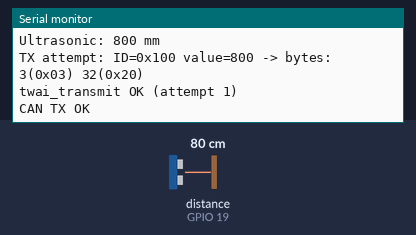
The sketch below on a simulated ESP32. Shown: the last lines printed to the serial monitor. Wiring (inferred from the names in the program): ultrasonic range finder: trigger GPIO 21; echo GPIO 19. Inputs (shaded band) come from the test bench; at power-on: distance to the obstacle (sensor on GPIO 19) 80 cm. The echo pulse lasts 58.3 µs per cm; no CAN messages arrive unless stated.

Above: at 1.2 s.
1.3 s: distance to the obstacle (sensor on GPIO 19) set to 9 cm
At 2.5 s:
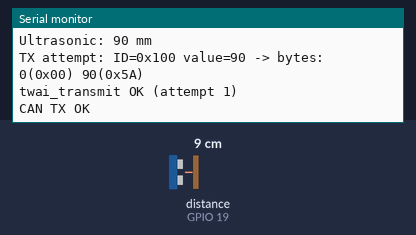
4.5 s: distance to the obstacle (sensor on GPIO 19) set to 18 cm
At 5.9 s:
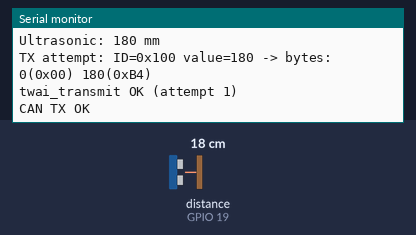
7.5 s: distance to the obstacle (sensor on GPIO 19) set to 35 cm
At 8.9 s:
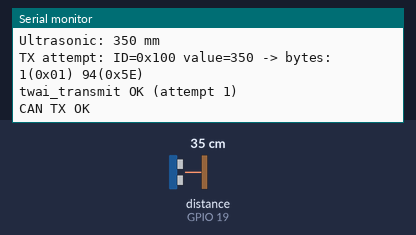
10.5 s: distance to the obstacle (sensor on GPIO 19) set to 250 cm
At 11.9 s:
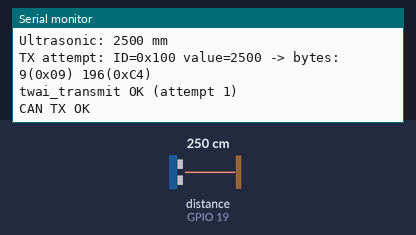
13.6 s: distance to the obstacle (sensor on GPIO 19) set to 299 cm
At 14.6 s:
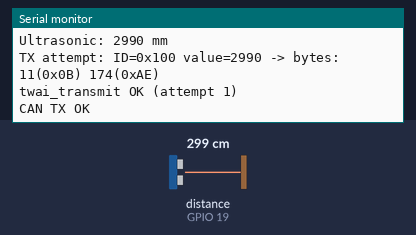
Timing chart, 0 to 16.6 s (numbered marks = the images above; inputs shaded):
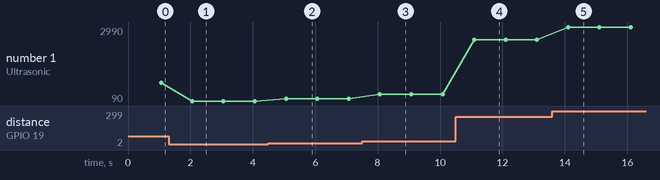

Measured:
- after the input at 1.3 s, the serial monitor: prints a new line after 0.76 s (image 1)
- after the input at 4.5 s, the serial monitor: prints a new line after 0.56 s (image 2)
- after the input at 7.5 s, the serial monitor: prints a new line after 0.57 s (image 3)
- after the input at 10.5 s, the serial monitor: prints a new line after 0.60 s (image 4)
- after the input at 13.6 s, the serial monitor: prints a new line after 0.51 s (image 5)
- plotted number 1: 800 → 90 after the input at 1.3 s, 90 → 180 after the input at 4.5 s, 180 → 350 after the input at 7.5 s, 350 → 2500 after the input at 10.5 s, 2500 → 2990 after the input at 13.6 s

The sketch:

Final_Car_Sensor_End.ino
```cpp
// HC-SR04 + CAN (Initiator) - diagnostic & robust twai transmit

#include <Arduino.h>
#include "driver/twai.h"
#include "driver/gpio.h"
#include "freertos/FreeRTOS.h"

// --- HC-SR04 pins ---
const int trigPin = 21;
const int echoPin = 19;

// --- CAN/TWAI pins ---
const gpio_num_t CAN_TX_PIN = GPIO_NUM_5; // TXD -> ESP GPIO5
const gpio_num_t CAN_RX_PIN = GPIO_NUM_4; // RXD -> ESP GPIO4

const uint32_t ID_TX = 0x100; // Initiator -> Receiver

// Timing
const unsigned long SEND_INTERVAL_MS = 1000; // sends every 200 ms
const TickType_t TWAI_TX_TIMEOUT = pdMS_TO_TICKS(100);
unsigned long lastSendMs = 0;

// --- helpers for TWAI (from your original Initiator_CAN) ---
bool twaiInit(twai_timing_config_t timing = TWAI_TIMING_CONFIG_500KBITS()) {
  twai_general_config_t gconf = TWAI_GENERAL_CONFIG_DEFAULT(CAN_TX_PIN, CAN_RX_PIN, TWAI_MODE_NORMAL);
  twai_timing_config_t tconf = timing;
  twai_filter_config_t fconf = TWAI_FILTER_CONFIG_ACCEPT_ALL();

  esp_err_t r = twai_driver_install(&gconf, &tconf, &fconf);
  if (r != ESP_OK) {
    Serial.printf("twai_driver_install failed: %d\n", (int)r);
    return false;
  }
  r = twai_start();
  if (r != ESP_OK) {
    Serial.printf("twai_start failed: %d\n", (int)r);
    twai_driver_uninstall();
    return false;
  }
  return true;
}

//
bool twaiSendUint16(uint32_t id, uint16_t value, int max_retries = 3) {
  uint8_t b0 = (uint8_t)((value >> 8) & 0xFF); // MSB
  uint8_t b1 = (uint8_t)(value & 0xFF);        // LSB

  Serial.printf("TX attempt: ID=0x%03X value=%u -> bytes: %u(0x%02X) %u(0x%02X)\n",
                id, (unsigned int)value, b0, b0, b1, b1);

  for (int attempt = 1; attempt <= max_retries; ++attempt) {
    twai_message_t msg;
    memset(&msg, 0, sizeof(msg));
    msg.identifier = id;
    msg.extd = 0;
    msg.rtr = 0;
    msg.data_length_code = 2;
    msg.data[0] = b0;
    msg.data[1] = b1;

    esp_err_t r = twai_transmit(&msg, TWAI_TX_TIMEOUT);
    if (r == ESP_OK) {
      Serial.printf("twai_transmit OK (attempt %d)\n", attempt);
      return true;
    } else {
      Serial.printf("twai_transmit FAIL (attempt %d) -> err=%d\n", attempt, (int)r);
      vTaskDelay(pdMS_TO_TICKS(10 * attempt));
    }
  }
  return false;
}


// --- ultrasonic measurement ---
uint32_t readUltrasonic_mm() {
  // Trigger pulse
  digitalWrite(trigPin, LOW);
  delayMicroseconds(2);
  digitalWrite(trigPin, HIGH);
  delayMicroseconds(10);
  digitalWrite(trigPin, LOW);

  // measure echo. pulseIn returns microseconds
  unsigned long duration = pulseIn(echoPin, HIGH, 30000UL); // timeout 30 ms (avoid blocking forever)
  if (duration == 0) {
    // no echo (out of range / timeout). Represent as 0xFFFFFFFF (max) to indicate no reading.
    return 0xFFFFFFFFUL;
  }

  // distance in centimeters: (duration us * 0.0343) / 2
  // convert to millimeters: cm * 10 => (duration * 0.0343 / 2) * 10 = duration * 0.1715
  float distance_cm = (duration * 0.0343f) / 2.0f;
  uint32_t distance_mm = (uint32_t)(distance_cm * 10.0f + 0.5f); // round to nearest mm
  return distance_mm;
}

void setup() {
  Serial.begin(115200);
  delay(50);
  Serial.println();
  Serial.println("Initiator: HC-SR04 -> CAN sender (diagnostic) starting...");

  pinMode(trigPin, OUTPUT);
  pinMode(echoPin, INPUT);

  if (!twaiInit()) {
    Serial.println("TWAI init failed. Check wiring and 3.3V VCC.");
  } else {
    Serial.println("TWAI init OK (500 kbps).");
  }

  lastSendMs = millis();
  Serial.printf("HC-SR04 trig=%d echo=%d CAN TX pin: %d RX pin: %d\n", trigPin, echoPin, CAN_TX_PIN, CAN_RX_PIN);
  Serial.println("Sending distance (mm) under CAN ID 0x100 every 200 ms. 0xFFFFFFFF => timeout/no-echo.");
}

void loop() {
  unsigned long now = millis();
  if ((now - lastSendMs) >= SEND_INTERVAL_MS) {
    lastSendMs = now;

    uint32_t dist_mm = readUltrasonic_mm();
    if (dist_mm == 0xFFFFFFFFUL) {
      Serial.println("Ultrasonic: timeout / out of range.");
    } else {
      Serial.printf("Ultrasonic: %lu mm\n", (unsigned long)dist_mm);
    }

    bool ok = twaiSendUint16(ID_TX, dist_mm);
    Serial.println(ok ? "CAN TX OK" : "CAN TX FAIL");
  }

  // optional: small delay to yield CPU
  delay(5);
}
```
